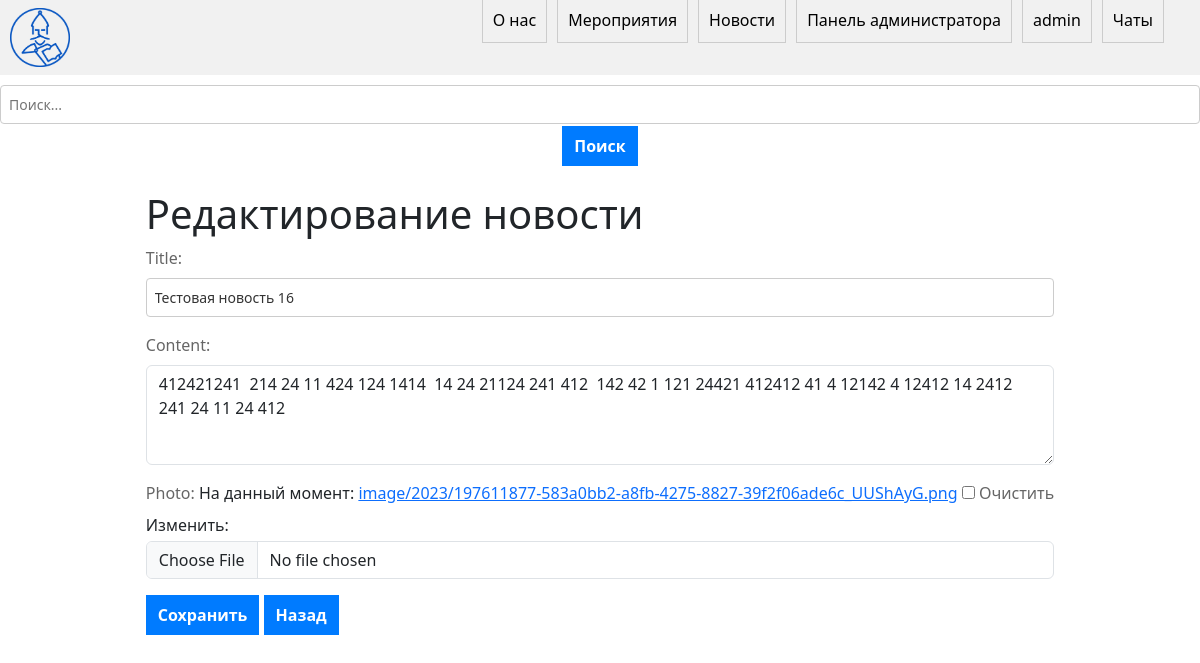
Screenshot of /news/21/edit/ (signed in) with the database file from the repository.
### main/models.py (models this page shows, shortened)
class News(models.Model):
    title = models.CharField(max_length=200)
    content = models.TextField()
    author = models.ForeignKey('auth.User', on_delete=models.CASCADE)
    date_published = models.DateTimeField(auto_now_add=True)
    photo = models.ImageField(upload_to='image/%Y', default='image/news_def.jpg', null=True, blank=True)
    like_count = models.PositiveIntegerField(default=0)

### main/views.py (the view)
# urls.py: path('news/<int:pk>/edit/', views.edit_news, name='edit_news'),
def edit_news(request, pk):
    news = get_object_or_404(News, pk=pk)
    if request.method == 'POST':
        form = NewsEditForm(request.POST, request.FILES, instance=news)
        if form.is_valid():
            form.save()
            return redirect('news_detail', pk=pk)
    else:
        form = NewsEditForm(instance=news)
    return render(request, 'main/edit_news.html', {'form': form})

### main/forms.py
class NewsEditForm(forms.ModelForm):
    class Meta:
        model = News
        fields = ['title', 'content', 'photo']
    def __init__(self, *args, **kwargs):
        super().__init__(*args, **kwargs)
        self.fields['title'].widget.attrs.update({'class': 'form-control'})
        self.fields['content'].widget.attrs.update({'class': 'form-control'})
        self.fields['photo'].widget.attrs.update({'class': 'form-control'})

### main/templates/main/edit_news.html (shortened to what this page needs)
{% extends 'main/base.html' %}
{% block content %}
{% if user.is_staff %}
  <form method="POST" enctype="multipart/form-data">
    <h1>Редактирование новости</h1>
    {{ form.as_p }}
    <button type="submit">Сохранить</button>
     <button onclick="history.go(-1);">Назад</button>
  </form>
{% else %}
 <button onclick="history.go(-1);">Назад</button>
{% endif %}
{% endblock %}

### main/templates/main/base.html (shortened to what this page needs)
{% load static %}
<!DOCTYPE html>
<html lang="en">
<head>
    <link rel="stylesheet" href="{% static 'main/css/style.css' %}">
    <link rel="stylesheet" href="https://cdn.jsdelivr.net/npm/bootstrap@5.3.0/dist/css/bootstrap.min.css">
</head>
<body>
  <div class="navbar">
    <div class="nav-links">
      <img src="{% static 'main/img/logo.png' %}" alt="Logo" class="logo">
      <ul class="nav-elem">
        <li><a href="{% url 'about' %}">О нас</a></li>
        <li><a href="{% url 'events' %}">Мероприятия</a></li>
        <li><a href="{% url 'index' %}">Новости</a></li>
        {% if user.is_authenticated %}
          {% if user.is_staff %}
            <li><a href="{% url 'admin:index' %}">Панель администратора</a></li>
          {% endif %}
          <li><a href="{% url 'profile' %}">{{user.username}}</a></li>
          <li><a href="#">Чаты</a></li>
        {% else %}
          <li><a href="{% url 'login' %}">Войти</a></li>
        {% endif %}
      </ul>
    </div>
  </div>
  <div class="search-bar">
    <input type="text" placeholder="Поиск..." class="search-input">
    <button class="search-button" style="margin-top: 2px;">Поиск</button>
  </div>
  <div class="content">
    {% block content %}
    {% endblock %}
  </div>
</body>
</html>

### main/static/main/css/style.css (style rules this page uses)
.navbar { display: flex; justify-content: space-between; align-items: center; background-color: #f1f1f1; padding: 10px; }
.nav-links { display: flex; align-items: center; position: relative; }
.logo, .nav-links { display: flex; align-items: center; }
.search-bar { text-align: center; margin-top: 10px; }
.search-input { margin-right: 5px; }
.logo { margin-left: 10px; width: 5%; height: 5%; }
.nav-elem { display: flex; list-style-type: none; position: absolute; right: 0; margin-right: 3%; }
.nav-elem li { margin-right: 10px; }
.nav-elem li:last-child { margin-right: 0; }
.nav-elem a { text-decoration: none; color: black; }
.content { display: flex; justify-content: center; align-items: center; margin-top: 2%; }
ul { list-style-type: none; padding: 0; margin: 0; }
li { margin-bottom: 20px; padding: 10px; border: 1px solid #ccc; }
h1 { margin-top: 0; }
p, button { margin-bottom: 10px; }
button { padding: 5px 10px; background-color: #fff; border: 1px solid #ccc; cursor: pointer; }
textarea { width: 100%; height: 100px; margin-bottom: 10px; }
form { margin-bottom: 24px; }
label { font-size: 16px; font-weight: normal; margin-bottom: 8px; display: block; color: #666; }
input[type="text"], textarea { width: 100%; padding: 8px; font-size: 14px; border: 1px solid #ccc; border-radius: 4px; background-color: #fff; color: #333; }
input[type="file"] { margin-top: 4px; }
button { padding: 8px 12px; font-size: 14px; font-weight: bold; border: none; border-radius: 4px; background-color: #007bff; color: #fff; cursor: pointer; }

### rows the page displays
News: title "Тестовая новость 16", content "412421241 214 24 11 424 124 1414 14 24 21124 241 412 142 42 1 121 24421 412412 41 4 12142 4 12412 14 2412 241 24 11 24 412"

### other values shown
{{ user.username }} "admin"
